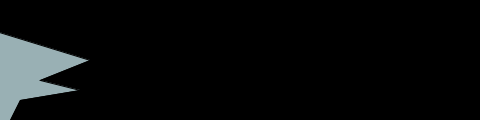
Frame 1 (no input)
Frame 60 (the mouse pressed at the canvas centre just before this capture): identical to frame 1, image omitted
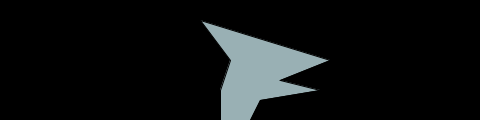
Frame 120 (the mouse held since frame 60 and released just before this capture)

The Processing sketch that drew these frames (run headless with seeded random() and noise(); from frame 60 on, the mouse is pressed at the canvas centre):

// Processing sketch: ex711
// ── ex711.pde
// Example 7-11

PShape dino;

void setup() {
  size(480, 120);
  dino = createShape();
  dino.beginShape();
  dino.fill(153, 176, 180);
  dino.vertex(100, 120);
  dino.vertex(100, 90);
  dino.vertex(110, 60);
  dino.vertex(80, 20);
  dino.vertex(210, 60);
  dino.vertex(160, 80);
  dino.vertex(200, 90);
  dino.vertex(140, 100);
  dino.vertex(130, 120);
  dino.endShape();
}

void draw() {
  background(0);
  translate(mouseX - 120, 0);
  shape(dino, 0, 0);
}
